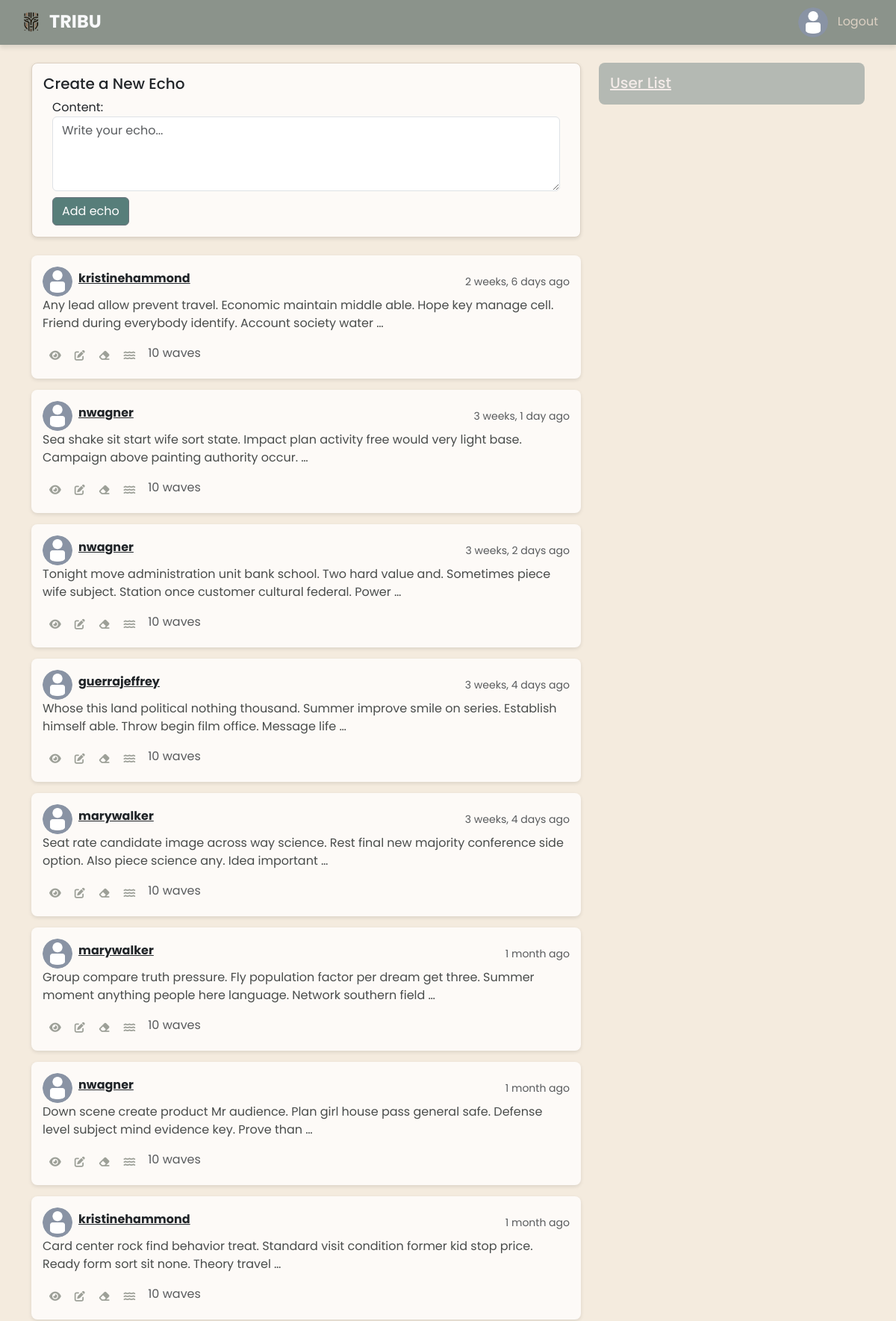
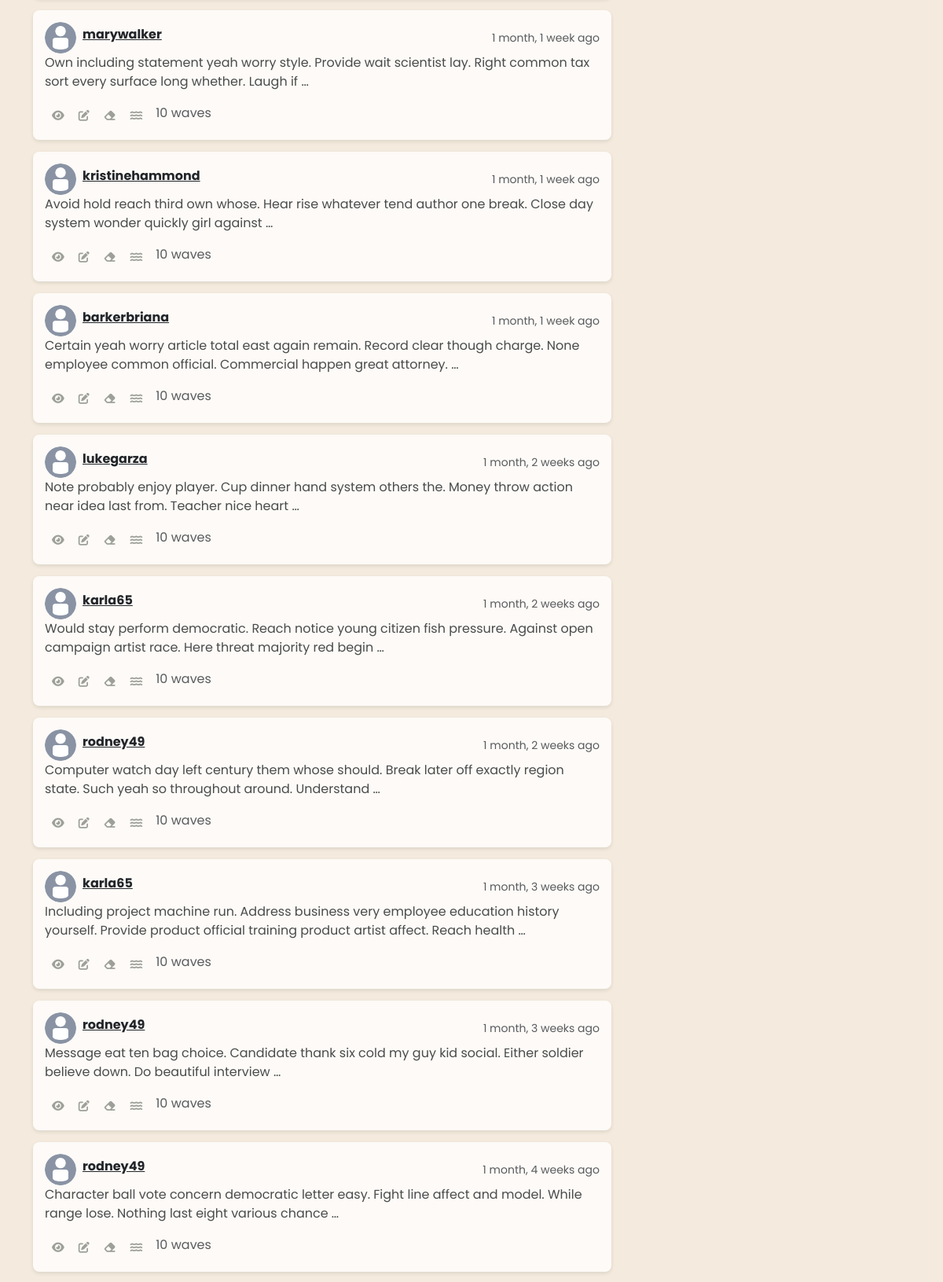
Page /echos/ (signed in, upper part) on the committed database (2 pictures, top to bottom).
### users/models.py (models this page shows, shortened)
class Profile(models.Model):
    user = models.OneToOneField(settings.AUTH_USER_MODEL, on_delete=models.CASCADE)
    avatar = models.ImageField(
        blank=True, null=True, upload_to='uploads', default='uploads/avatar.jpg'
    )
    bio = models.TextField(blank=True)

### echos/models.py (models this page shows, shortened)
class Echo(models.Model):
    content = models.TextField()
    created_at = models.DateTimeField(auto_now_add=True)
    updated_at = models.DateTimeField(auto_now=True)
    user = models.ForeignKey(
        settings.AUTH_USER_MODEL, related_name='echos', on_delete=models.CASCADE
    )
    class Meta:
        ordering = ['-created_at']

### echos/views.py (the view)
# urls.py: path('', views.echo_list, name='echo-list'),
@login_required
def echo_list(request):
    form = AddEchoForm(request.POST or None)
    if request.method == 'POST' and form.is_valid():
        form.save()
        return redirect('echos:echo-list')
    echos = Echo.objects.all().order_by('-created_at')
    return render(request, 'echos/echo-list.html', {'echos': echos, 'form': form})

### echos/forms.py
class AddEchoForm(forms.ModelForm):
    class Meta:
        model = Echo
        fields = ('content',)
    def __init__(self, *args, **kwargs):
        super().__init__(*args, **kwargs)
        self.fields['content'].widget.attrs.update(
            {
                'class': 'form-control form-control-xs',
                'placeholder': 'Write your echo...',
            }
        )

### echos/templates/echos/echo-list.html
{% extends 'base.html' %}
{% load static %}
{% block content %}
<div class="container mt-4">
    <div class="row">
        <div class="col-md-8">
            <div class="post-input mb-4">
                <h5 class="text-dark">Create a New Echo</h5>
                {% include 'echos/add-echo.html' %}
            </div>
            {% if echos %}
    {% for echo in echos %}
    <div class="post-card">
        <div class="d-flex align-items-center">
            <a href="{% url 'users:user-profile' echo.user.username %}">
                <img src="{{ echo.user.profile.avatar.url }}" alt="Avatar" class="rounded-circle" width="40" height="40">
            </a>
            <h6 class="fw-bold ms-2">
                <a href="{% url 'users:user-profile' echo.user.username %}" class="text-dark">{{ echo.user.username }}</a>
            </h6>
            <small class="text-muted ms-auto">{{ echo.created_at|timesince }} ago</small>
        </div>
        <p>{{ echo.content|truncatewords:20 }}</p>
        <div class="post-actions d-flex">
            <a class="btn btn-sm " href="{% url 'echos:echo-detail' echo.id %}"><i class="fa-solid fa-eye"></i></a>
            <a href="{% url 'echos:edit-echo' echo.id %}" class="btn btn-sm "><i class="fa-solid fa-pen-to-square"></i></a>
            <a href="{% url 'echos:delete-echo' echo.id %}" class="btn btn-sm "><i class="fa-solid fa-eraser"></i></a>
            <a href="{% url 'echos:add-wave' echo.id %}" class="btn btn-sm "><i class="fa-solid fa-water"></i></a>
            <span class="ms-2 text-muted">{{ echo.waves.count }} waves</span>
        </div>
    </div>
    {% endfor %}
            {% else %}
                <p>No availible echos.</p>
            {% endif %}
        </div>
        <div class="col-md-4">
            <div class="sidebar mb-4">
                <a href="{% url 'users:user-list' %}" class="h5 d-inline me-2">User List</a>
            </div>
        </div>
    </div>
</div>
{% endblock %}

### shared/templates/navbar.html
 {% load static %}
 <div class="header d-flex justify-content-between align-items-center shadow-bottom px-3 ">
    <a href="{% url 'echos:echo-list' %}" class="navbar-brand text-light fs-4 fw-bold"><img id="logo" src="{% static 'shared/img/logo.png' %}" alt="Logo">TRIBU</a>
    <div>
        {% if request.user.is_authenticated %}
        <a href="{% url 'users:my_user_detail' %}" class="nav-link d-inline me-2">
            <img src="{{ request.user.profile.avatar.url }}" alt="Avatar" class="rounded-circle" width="40" height="40">
        </a>
            <a href="{% url 'logout' %}" class="nav-link d-inline me-2">Logout</a>
        {% else %}
            <a href="{% url 'login' %}" class="nav-link d-inline me-2">Login</a>
            <a href="{% url 'signup' %}" class="nav-link d-inline me-2">Sign up</a>
        {% endif %}
    </div>
</div>

### shared/static/shared/css/styles.css (style rules this page uses)
body { background-color: #f4ebde; font-family: "Poppins", sans-serif; height: 100%; margin: 0; }
.header { background-color: #8b938b; color: #dcd1c3; padding: 5px; }
.header .nav-link { color: #dcd1c3; }
.post-input { background-color: #fdfaf7; border: 1px solid #dcd1c3; border-radius: 8px; padding: 15px; box-shadow: 0px 2px 5px rgba(0, 0, 0, 0.1); }
.post-card { background-color: #fdfaf7; color: #494c4b; border-radius: 8px; padding: 15px; margin-bottom: 15px; box-shadow: 0px 2px 5px rgba(0, 0, 0, 0.1); }
.post-actions .btn { color: #9da098; }
.sidebar { background-color: #b4b9b3; color: #494c4b; border-radius: 8px; padding: 15px; }
.sidebar a { color: #f3ebe8; }
.form-control-xs { height: 100px; }
#logo { width: 50px; }
.shadow-bottom { box-shadow: 0 4px 6px rgba(0, 0, 0, 0.1); }

### rows in the picture
Echo: user.profile.avatar (placeholder picture), user.username "kristinehammond", created_at "2 weeks, 6 days", content "Any lead allow prevent travel. Economic maintain middle able. Hope key manage cell. Friend during everybody identify. Account society water …", waves.count "10"
Echo: user.profile.avatar (placeholder picture), user.username "nwagner", created_at "3 weeks, 1 day", content "Sea shake sit start wife sort state. Impact plan activity free would very light base. Campaign above painting authority occur. …", waves.count "10"
Echo: user.profile.avatar (placeholder picture), user.username "nwagner", created_at "3 weeks, 2 days", content "Tonight move administration unit bank school. Two hard value and. Sometimes piece wife subject. Station once customer cultural federal. Power …", waves.count "10"
Echo: user.profile.avatar (placeholder picture), user.username "guerrajeffrey", created_at "3 weeks, 4 days", content "Whose this land political nothing thousand. Summer improve smile on series. Establish himself able. Throw begin film office. Message life …", waves.count "10"
Echo: user.profile.avatar (placeholder picture), user.username "marywalker", created_at "3 weeks, 4 days", content "Seat rate candidate image across way science. Rest final new majority conference side option. Also piece science any. Idea important …", waves.count "10"
Echo: user.profile.avatar (placeholder picture), user.username "marywalker", created_at "1 month", content "Group compare truth pressure. Fly population factor per dream get three. Summer moment anything people here language. Network southern field …", waves.count "10"
Echo: user.profile.avatar (placeholder picture), user.username "nwagner", created_at "1 month", content "Down scene create product Mr audience. Plan girl house pass general safe. Defense level subject mind evidence key. Prove than …", waves.count "10"
Echo: user.profile.avatar (placeholder picture), user.username "kristinehammond", created_at "1 month", content "Card center rock find behavior treat. Standard visit condition former kid stop price. Ready form sort sit none. Theory travel …", waves.count "10"
Echo: user.profile.avatar (placeholder picture), user.username "marywalker", created_at "1 month, 1 week", content "Own including statement yeah worry style. Provide wait scientist lay. Right common tax sort every surface long whether. Laugh if …", waves.count "10"
Echo: user.profile.avatar (placeholder picture), user.username "kristinehammond", created_at "1 month, 1 week", content "Avoid hold reach third own whose. Hear rise whatever tend author one break. Close day system wonder quickly girl against …", waves.count "10"
Echo: user.profile.avatar (placeholder picture), user.username "barkerbriana", created_at "1 month, 1 week", content "Certain yeah worry article total east again remain. Record clear though charge. None employee common official. Commercial happen great attorney. …", waves.count "10"
Echo: user.profile.avatar (placeholder picture), user.username "lukegarza", created_at "1 month, 2 weeks", content "Note probably enjoy player. Cup dinner hand system others the. Money throw action near idea last from. Teacher nice heart …", waves.count "10"
Echo: user.profile.avatar (placeholder picture), user.username "karla65", created_at "1 month, 2 weeks", content "Would stay perform democratic. Reach notice young citizen fish pressure. Against open campaign artist race. Here threat majority red begin …", waves.count "10"
Echo: user.profile.avatar (placeholder picture), user.username "rodney49", created_at "1 month, 2 weeks", content "Computer watch day left century them whose should. Break later off exactly region state. Such yeah so throughout around. Understand …", waves.count "10"
Echo: user.profile.avatar (placeholder picture), user.username "karla65", created_at "1 month, 3 weeks", content "Including project machine run. Address business very employee education history yourself. Provide product official training product artist affect. Reach health …", waves.count "10"
Echo: user.profile.avatar (placeholder picture), user.username "rodney49", created_at "1 month, 3 weeks", content "Message eat ten bag choice. Candidate thank six cold my guy kid social. Either soldier believe down. Do beautiful interview …", waves.count "10"
Echo: user.profile.avatar (placeholder picture), user.username "rodney49", created_at "1 month, 4 weeks", content "Character ball vote concern democratic letter easy. Fight line affect and model. While range lose. Nothing last eight various chance …", waves.count "10"
